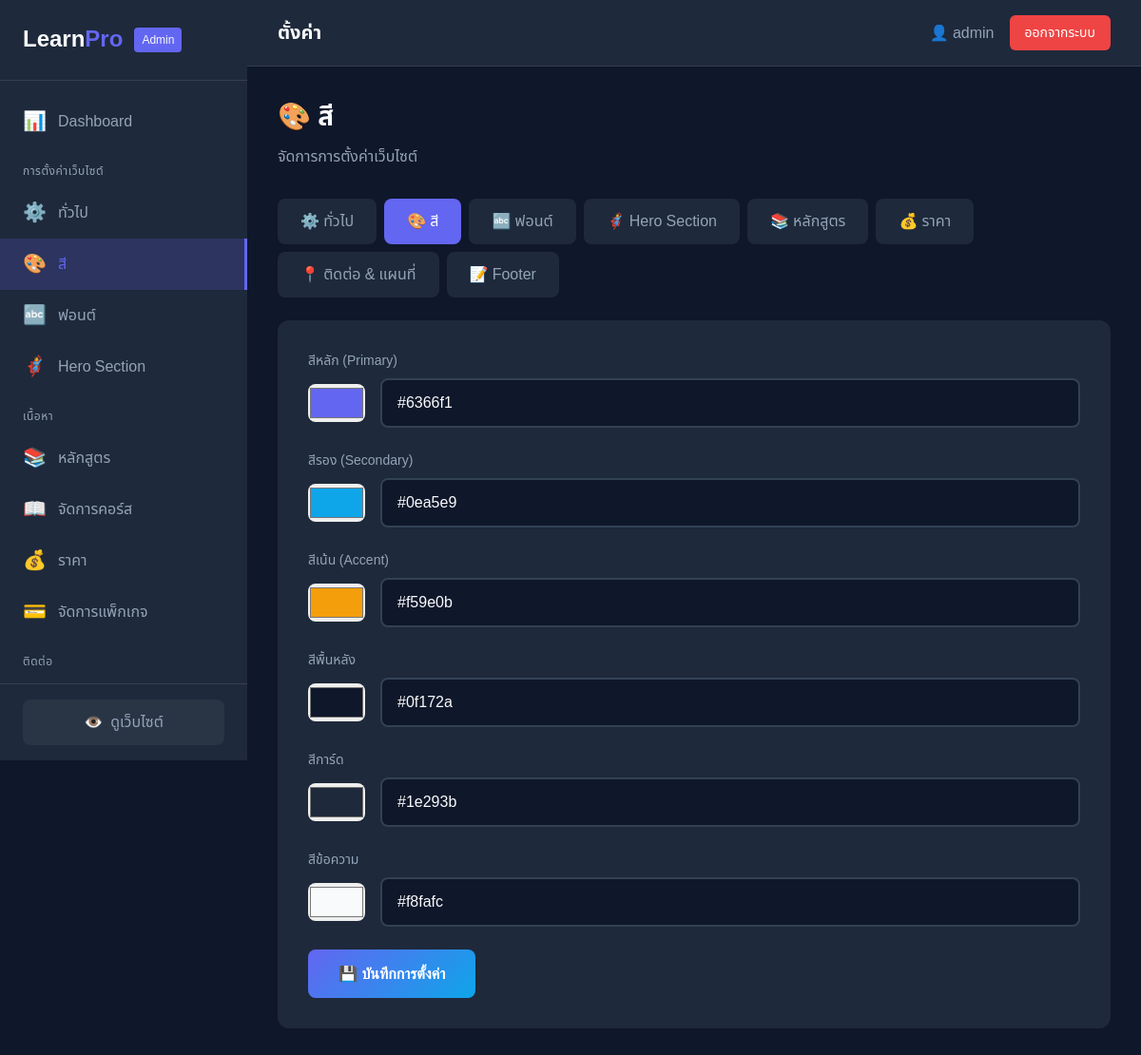
Page /admin/settings.php?group=colors (signed in) on the committed database.
### tables this page shows
CREATE TABLE IF NOT EXISTS `settings` (
    `id` INT AUTO_INCREMENT PRIMARY KEY,
    `setting_key` VARCHAR(100) NOT NULL UNIQUE,
    `setting_value` TEXT,
    `setting_type` ENUM('text', 'textarea', 'color', 'image', 'select', 'number') DEFAULT 'text',
    `setting_group` VARCHAR(50) DEFAULT 'general',
    `setting_label` VARCHAR(100),
    `setting_options` TEXT NULL,
    `updated_at` TIMESTAMP DEFAULT CURRENT_TIMESTAMP ON UPDATE CURRENT_TIMESTAMP
);

### config/config.php (called while the page is built, shortened)
<?php
function e($string) {
    return htmlspecialchars($string, ENT_QUOTES, 'UTF-8');
}

### admin/settings.php (the view, shortened to what this page needs)
<?php
require_once __DIR__ . '/../config/config.php';
$group = $_GET['group'] ?? 'general';
$groups = [
    'general' => '⚙️ ทั่วไป',
    'colors' => '🎨 สี',
    'fonts' => '🔤 ฟอนต์',
    'hero' => '🦸 Hero Section',
    'curriculum' => '📚 หลักสูตร',
    'pricing' => '💰 ราคา',
    'contact' => '📍 ติดต่อ & แผนที่',
    'footer' => '📝 Footer'
];
$pdo = getDB();
$stmt = $pdo->prepare("SELECT * FROM settings WHERE setting_group = ? ORDER BY id");
$stmt->execute([$group]);
$settings = $stmt->fetchAll();
?>
<!DOCTYPE html>
<html lang="th">
<head>
    <link rel="stylesheet" href="assets/admin.css">
</head>
<body>
    <?php include 'includes/sidebar.php'; ?>
    <main class="main-content">
        <?php include 'includes/header.php'; ?>
        <div class="content">
            <h1><?= $groups[$group] ?? 'ตั้งค่า' ?></h1>
            <p class="page-subtitle">จัดการการตั้งค่าเว็บไซต์</p>
            <div class="tabs">
                <?php foreach ($groups as $g => $label): ?>
                <a href="?group=<?= $g ?>" class="tab <?= $group === $g ? 'active' : '' ?>">
                    <?= $label ?>
                </a>
                <?php endforeach; ?>
            </div>
            <form method="POST" enctype="multipart/form-data" class="settings-form">
                <?php foreach ($settings as $setting): ?>
                <div class="form-group">
                    <label><?= e($setting['setting_label']) ?></label>
                    <?php if ($setting['setting_type'] === 'text'): ?>
                    <input type="text" name="settings[<?= e($setting['setting_key']) ?>]" value="<?= e($setting['setting_value']) ?>">
                    <?php elseif ($setting['setting_type'] === 'textarea'): ?>
                    <textarea name="settings[<?= e($setting['setting_key']) ?>]"><?= e($setting['setting_value']) ?></textarea>
                    <?php elseif ($setting['setting_type'] === 'number'): ?>
                    <input type="number" name="settings[<?= e($setting['setting_key']) ?>]" value="<?= e($setting['setting_value']) ?>">
                    <?php elseif ($setting['setting_type'] === 'color'): ?>
                    <div class="color-input-wrapper">
                        <input type="color" value="<?= e($setting['setting_value']) ?>" onchange="this.nextElementSibling.value=this.value">
                        <input type="text" name="settings[<?= e($setting['setting_key']) ?>]" value="<?= e($setting['setting_value']) ?>" onchange="this.previousElementSibling.value=this.value">
                    </div>
                    <?php endif; ?>
                </div>
                <?php endforeach; ?>
                <button type="submit" class="btn-submit">💾 บันทึกการตั้งค่า</button>
            </form>
        </div>
    </main>
</body>
</html>

### admin/assets/admin.css (style rules this page uses)
* { margin: 0; padding: 0; box-sizing: border-box; }
:root { --primary: #6366f1; --primary-dark: #4f46e5; --bg-dark: #0f172a; --bg-card: #1e293b; --bg-hover: #334155; --text-primary: #f8fafc; --text-secondary: #94a3b8; --success: #22c55e; --warning: #f59e0b; --danger: #ef4444; --sidebar-width: 260px; }
body { font-family: 'Noto Sans Thai', sans-serif; background: var(--bg-dark); color: var(--text-primary); display: flex; min-height: 100vh; }
.main-content { flex: 1; margin-left: var(--sidebar-width); min-height: 100vh; }
.content { padding: 2rem; }
.content h1 { font-size: 1.75rem; margin-bottom: 0.5rem; }
.page-subtitle { color: var(--text-secondary); margin-bottom: 2rem; }
.settings-form { background: var(--bg-card); padding: 2rem; border-radius: 12px; }
.form-group { margin-bottom: 1.5rem; }
.form-group label { display: block; margin-bottom: 0.5rem; color: var(--text-secondary); font-size: 0.875rem; }
.form-group input[type="text"], .form-group input[type="number"], .form-group input[type="url"], .form-group input[type="email"], .form-group textarea, .form-group select { width: 100%; padding: 0.75rem 1rem; background: var(--bg-dark); border: 2px solid #334155; border-radius: 8px; color: var(--text-primary); font-size: 1rem; font-family: inherit; transition: border-color 0.3s; }
.form-group input[type="color"] { width: 60px; height: 40px; padding: 0; border: none; border-radius: 8px; cursor: pointer; }
.color-input-wrapper { display: flex; align-items: center; gap: 1rem; }
.color-input-wrapper input[type="text"] { flex: 1; }
.btn-submit { background: linear-gradient(135deg, var(--primary) 0%, #0ea5e9 100%); color: white; padding: 1rem 2rem; border: none; border-radius: 8px; font-size: 1rem; font-weight: 600; cursor: pointer; transition: transform 0.3s, box-shadow 0.3s; }
.tabs { display: flex; gap: 0.5rem; margin-bottom: 1.5rem; flex-wrap: wrap; }
.tab { padding: 0.75rem 1.5rem; background: var(--bg-card); border-radius: 8px; text-decoration: none; color: var(--text-secondary); transition: all 0.2s; }
.tab.active { background: var(--primary); color: white; }

### rows in the picture
settings: setting_label "สีหลัก (Primary)", setting_value "#6366f1"
settings: setting_label "สีรอง (Secondary)", setting_value "#0ea5e9"
settings: setting_label "สีเน้น (Accent)", setting_value "#f59e0b"
settings: setting_label "สีพื้นหลัง", setting_value "#0f172a"
settings: setting_label "สีการ์ด", setting_value "#1e293b"
settings: setting_label "สีข้อความ", setting_value "#f8fafc"

### other values in the picture
$page_title "ตั้งค่า"
$_SESSION['admin_username'] "admin"
$groups[$group] "🎨 สี"
$label "⚙️ ทั่วไป"
$label "🎨 สี"
$label "🔤 ฟอนต์"
$label "🦸 Hero Section"
$label "📚 หลักสูตร"
$label "💰 ราคา"
$label "📍 ติดต่อ & แผนที่"
$label "📝 Footer"
